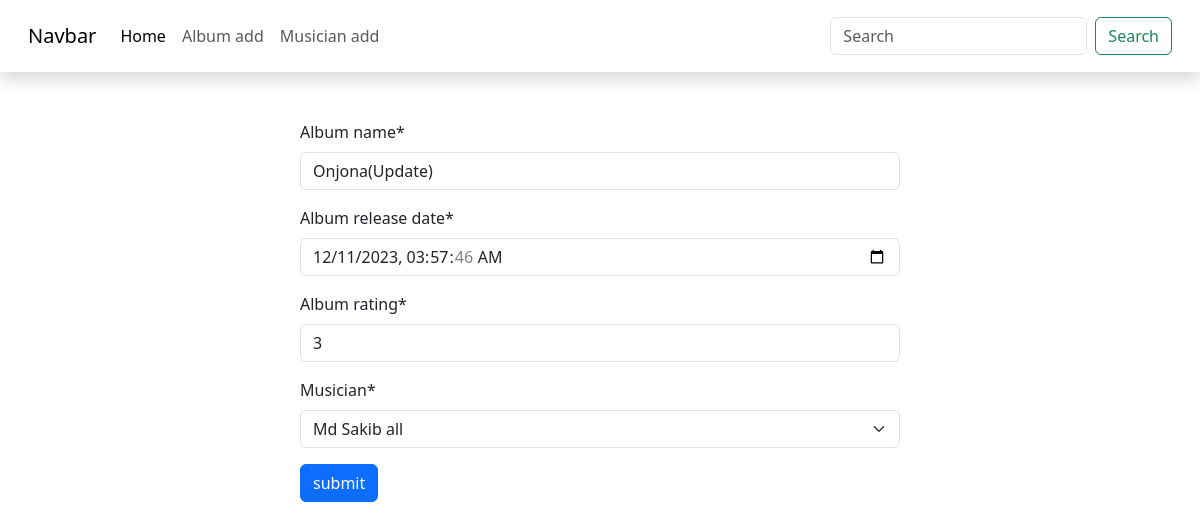
Screenshot of /album/edit/4 with the database file from the repository.
### album/models.py (models this page shows, shortened)
class Album_form(models.Model):
    album_name = models.CharField(max_length=50)
    album_release_date = models.DateTimeField()
    album_rating = models.IntegerField()
    musician = models.ForeignKey(Musicians, on_delete=models.CASCADE, default=None)

### album/views.py (the view)
# urls.py: path('edit/<int:id>', views.edit_post, name='edit_post'),
def edit_post(request, id):
    post = models.Album_form.objects.get(pk=id)
    form = forms.AlbumModelForm(instance=post)
    if request.method == "POST":
        form = forms.AlbumModelForm(request.POST, instance=post)
        if form.is_valid():
            form.save()
            return redirect("homePage")
    return render(request, "album.html", {"form": form})

### album/forms.py (shortened to what this page needs)
class AlbumModelForm(forms.ModelForm):
    class Meta:
        model = Album_form
        fields = '__all__'
        widgets = {
            'album_release_date':forms.DateTimeInput(attrs={'type':'datetime-local'})
        }

### musician/models.py (called while the page is built)
    def __str__(self) -> str:
        return self.first_name

### album/templates/album.html (shortened to what this page needs)
{% extends 'base.html' %}
{% block content %}
{% load crispy_forms_tags %}
<form method="post" class="mt-5 mb-5 w-50 m-auto">
    {{form|crispy}}
    <button type="submit" class="btn btn-primary">submit</button>
</form>
{% endblock %}

### rows the page displays
Album_form: album_name "Onjona(Update)", album_release_date "12/11/2023 03:57:46", album_rating "3", musician "Md Sakib all"
